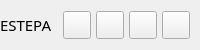
           <widget class="QFrame" name="contentTopBg">
            <property name="minimumSize">
             <size>
              <width>0</width>
              <height>50</height>
             </size>
            </property>
            <property name="maximumSize">
             <size>
              <width>16777215</width>
              <height>50</height>
             </size>
            </property>
            <property name="frameShape">
             <enum>QFrame::NoFrame</enum>
            </property>
            <property name="frameShadow">
             <enum>QFrame::Raised</enum>
            </property>
            <layout class="QHBoxLayout" name="horizontalLayout">
             <property name="spacing">
              <number>0</number>
             </property>
             <property name="leftMargin">
              <number>0</number>
             </property>
             <property name="topMargin">
              <number>0</number>
             </property>
             <property name="rightMargin">
              <number>10</number>
             </property>
             <property name="bottomMargin">
              <number>0</number>
             </property>
             <item>
              <widget class="QFrame" name="leftBox">
               <property name="sizePolicy">
                <sizepolicy hsizetype="Expanding" vsizetype="Preferred">
                 <horstretch>0</horstretch>
                 <verstretch>0</verstretch>
                </sizepolicy>
               </property>
               <property name="frameShape">
                <enum>QFrame::NoFrame</enum>
               </property>
               <property name="frameShadow">
                <enum>QFrame::Raised</enum>
               </property>
               <layout class="QHBoxLayout" name="horizontalLayout_3">
                <property name="spacing">
                 <number>0</number>
                </property>
                <property name="leftMargin">
                 <number>0</number>
                </property>
                <property name="topMargin">
                 <number>0</number>
                </property>
                <property name="rightMargin">
                 <number>0</number>
                </property>
                <property name="bottomMargin">
                 <number>0</number>
                </property>
                <item>
                 <widget class="QLabel" name="titleRightInfo">
                  <property name="sizePolicy">
                   <sizepolicy hsizetype="Preferred" vsizetype="Expanding">
                    <horstretch>0</horstretch>
                    <verstretch>0</verstretch>
                   </sizepolicy>
                  </property>
                  <property name="maximumSize">
                   <size>
                    <width>16777215</width>
                    <height>45</height>
                   </size>
                  </property>
                  <property name="font">
                   <font>
                    <family>Montserrat ExtraBold</family>
                    <pointsize>11</pointsize>
                    <weight>10</weight>
                    <italic>false</italic>
                    <bold>false</bold>
                   </font>
                  </property>
                  <property name="styleSheet">
                   <string notr="true">font: 10pt &quot;absender&quot;;
font: 81 11pt &quot;Montserrat ExtraBold&quot;;</string>
                  </property>
                  <property name="text">
                   <string>ESTEPA</string>
                  </property>
                  <property name="scaledContents">
                   <bool>false</bool>
                  </property>
                  <property name="alignment">
                   <set>Qt::AlignLeading|Qt::AlignLeft|Qt::AlignVCenter</set>
                  </property>
                 </widget>
                </item>
               </layout>
              </widget>
             </item>
             <item alignment="Qt::AlignRight">
              <widget class="QFrame" name="rightButtons">
               <property name="minimumSize">
                <size>
                 <width>0</width>
                 <height>28</height>
                </size>
               </property>
               <property name="frameShape">
                <enum>QFrame::NoFrame</enum>
               </property>
               <property name="frameShadow">
                <enum>QFrame::Raised</enum>
               </property>
               <layout class="QHBoxLayout" name="horizontalLayout_2">
                <property name="spacing">
                 <number>5</number>
                </property>
                <property name="leftMargin">
                 <number>0</number>
                </property>
                <property name="topMargin">
                 <number>0</number>
                </property>
                <property name="rightMargin">
                 <number>0</number>
                </property>
                <property name="bottomMargin">
                 <number>0</number>
                </property>
                <item>
                 <widget class="QPushButton" name="settingsTopBtn">
                  <property name="minimumSize">
                   <size>
                    <width>28</width>
                    <height>28</height>
                   </size>
                  </property>
                  <property name="maximumSize">
                   <size>
                    <width>28</width>
                    <height>28</height>
                   </size>
                  </property>
                  <property name="cursor">
                   <cursorShape>PointingHandCursor</cursorShape>
                  </property>
                  <property name="toolTip">
                   <string>Settings</string>
                  </property>
                  <property name="text">
                   <string/>
                  </property>
                  <property name="icon">
                   <iconset resource="resources.qrc">
                    <normaloff>:/icons/images/icons/icon_settings.png</normaloff>:/icons/images/icons/icon_settings.png</iconset>
                  </property>
                  <property name="iconSize">
                   <size>
                    <width>20</width>
                    <height>20</height>
                   </size>
                  </property>
                 </widget>
                </item>
                <item>
                 <widget class="QPushButton" name="minimizeAppBtn">
                  <property name="minimumSize">
                   <size>
                    <width>28</width>
                    <height>28</height>
                   </size>
                  </property>
                  <property name="maximumSize">
                   <size>
                    <width>28</width>
                    <height>28</height>
                   </size>
                  </property>
                  <property name="cursor">
                   <cursorShape>PointingHandCursor</cursorShape>
                  </property>
                  <property name="toolTip">
                   <string>Minimize</string>
                  </property>
                  <property name="text">
                   <string/>
                  </property>
                  <property name="icon">
                   <iconset resource="resources.qrc">
                    <normaloff>:/icons/images/icons/icon_minimize.png</normaloff>:/icons/images/icons/icon_minimize.png</iconset>
                  </property>
                  <property name="iconSize">
                   <size>
                    <width>20</width>
                    <height>20</height>
                   </size>
                  </property>
                 </widget>
                </item>
                <item>
                 <widget class="QPushButton" name="maximizeRestoreAppBtn">
                  <property name="minimumSize">
                   <size>
                    <width>28</width>
                    <height>28</height>
                   </size>
                  </property>
                  <property name="maximumSize">
                   <size>
                    <width>28</width>
                    <height>28</height>
                   </size>
                  </property>
                  <property name="font">
                   <font>
                    <family>Segoe UI</family>
                    <pointsize>10</pointsize>
                    <weight>50</weight>
                    <italic>false</italic>
                    <bold>false</bold>
                    <stylestrategy>PreferDefault</stylestrategy>
                   </font>
                  </property>
                  <property name="cursor">
                   <cursorShape>PointingHandCursor</cursorShape>
                  </property>
                  <property name="toolTip">
                   <string>Maximize</string>
                  </property>
                  <property name="text">
                   <string/>
                  </property>
                  <property name="icon">
                   <iconset resource="resources.qrc">
                    <normaloff>:/icons/images/icons/icon_maximize.png</normaloff>:/icons/images/icons/icon_maximize.png</iconset>
                  </property>
                  <property name="iconSize">
                   <size>
                    <width>20</width>
                    <height>20</height>
                   </size>
                  </property>
                 </widget>
                </item>
                <item>
                 <widget class="QPushButton" name="closeAppBtn">
                  <property name="minimumSize">
                   <size>
                    <width>28</width>
                    <height>28</height>
                   </size>
                  </property>
                  <property name="maximumSize">
                   <size>
                    <width>28</width>
                    <height>28</height>
                   </size>
                  </property>
                  <property name="cursor">
                   <cursorShape>PointingHandCursor</cursorShape>
                  </property>
                  <property name="toolTip">
                   <string>Close</string>
                  </property>
                  <property name="text">
                   <string/>
                  </property>
                  <property name="icon">
                   <iconset resource="resources.qrc">
                    <normaloff>:/icons/images/icons/icon_close.png</normaloff>:/icons/images/icons/icon_close.png</iconset>
                  </property>
                  <property name="iconSize">
                   <size>
                    <width>20</width>
                    <height>20</height>
                   </size>
                  </property>
                 </widget>
                </item>
               </layout>
              </widget>
             </item>
            </layout>
           </widget>
